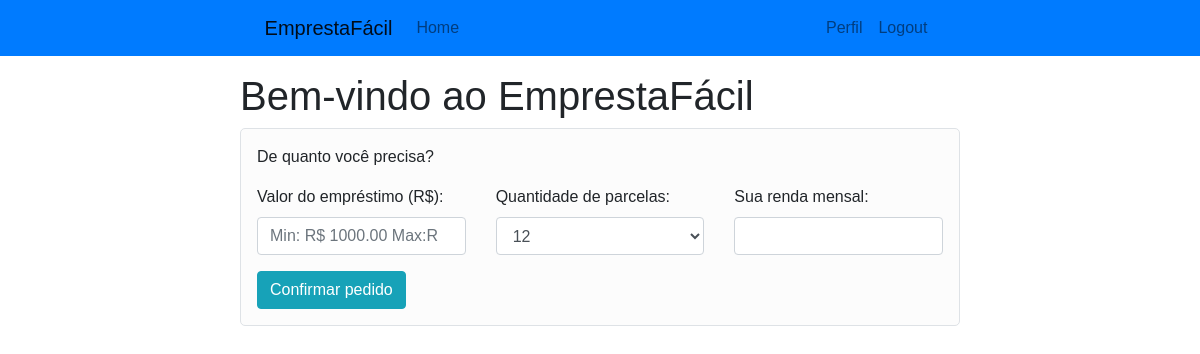
/emprestimo (signed in), run on an earlier commit of the app's database.
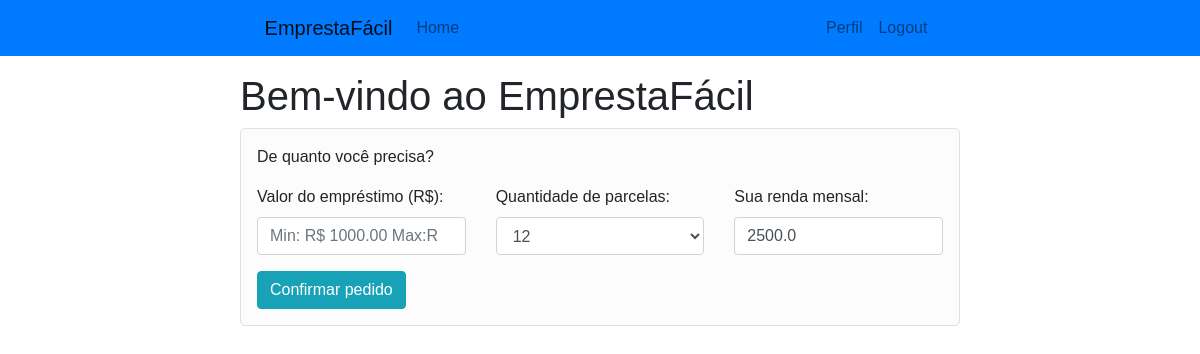
And on a later commit of the database.
### FlaskEmprestimo/models.py (models this page shows, shortened)
class Usuario(db.Model, UserMixin):
    id = db.Column(db.Integer, primary_key=True)
    nome = db.Column(db.String(50), nullable=False)
    cpf = db.Column(db.String(11), nullable = False, unique=True)
    email = db.Column(db.String(50), nullable=False, unique=True)
    senha = db.Column(db.String(60), nullable=False)
    salario = db.Column(db.Float, nullable=False)
    emprestimos = db.relationship('Emprestimo', backref='beneficiado', lazy=True)

### FlaskEmprestimo/routes.py (the view)
@app.route('/emprestimo', methods=['GET', 'POST'])
def emprestimo():
    form = PedirEmprestimoForm()
    return render_template('emprestimo.html', title='Emprestimo', form=form)

### FlaskEmprestimo/forms.py
class PedirEmprestimoForm(FlaskForm):
    valor = DecimalField('Valor do empréstimo (R$):',
        validators=[DataRequired(message='O preenchimento deste campo é obrigatório'),
        NumberRange(min=1000, max=20000, message='O valor mínimo para emprestimos é R$ 1000.00 e o máximo R$ 20000.00')])
    parcelas = SelectField('Quantidade de parcelas:',
        choices=[
            (12, '12'),
            (18, '18'),
            (24, '24'),
            (30, '30'),
            (36, '36')
        ])
    salario = DecimalField('Sua renda mensal:',
        validators=[
        NumberRange(min=0, max=100000)])
    submit = SubmitField('Confirmar pedido')

### FlaskEmprestimo/models.py (called while the page is built)
@login_manager.user_loader
def load_user(user_id):
    return Usuario.query.get(int(user_id))

### FlaskEmprestimo/templates/emprestimo.html (shortened to what this page needs)
{% extends 'base.html' %}
{% block conteudo %}
<h1>Bem-vindo ao EmprestaFácil</h1>
<div class="border">
  <form method="POST" action="{{ url_for('confirmar_emprestimo') }}">
    <div class="mt-3 ml-3 mr-3">
      <p>De quanto você precisa?</p>
      <div class="row">
        <div class="col-4">
          <div class="form-group">
            {{ form.valor.label(class="form-control-label") }}
            {% if form.valor.errors %}
            {{ form.valor(class="form-control form-control-md is-invalid", placeholder="Min: R$ 1000 Max: R$ 20000")}}
            <div class="invalid-feedback">
              {% for error in form.valor.errors %}
              <span>{{ error }}</span>
              {% endfor %}
            </div>
            {% else %}
            {{ form.valor(class="form-control form-control-md", placeholder="Min: R$ 1000.00 Max:R$ 20000.00") }}
            {% endif %}
          </div>
        </div>
        <div class="col-4">
          <div class="form-group">
            {{ form.parcelas.label(class="form-control-label") }}
            {% if form.parcelas.errors %}
            {{ form.parcelas(class="form-control form-control-md is-invalid") }}
            <div class="invalid-feedback">
              {% for error in form.parcelas.errors %}
              <span>{{ error }}</span>
              {% endfor %}
            </div>
            {% else %}
            {{ form.parcelas(class="form-control form-control-md") }}
            {% endif %}
          </div>
        </div>
        <div class="col-4">
          {{ form.salario.label(class="form-control-label") }}
          {% if form.salario.errors %}
          {{ form.salario(class="form-control form-control-md is-invalid") }}
          <div class="invalid-feedback">
            {% for error in form.salario.errors %}
            <span>{{ error }}</span>
            {% endfor %}
          </div>
          {% else %}
            {% if current_user.is_authenticated %}
              {{ form.salario(class="form-control form-control-md", value=current_user.salario) }}
            {% else %}
              {{ form.salario(class="form-control form-control-md") }}
            {% endif %}
          {% endif %}
        </div>
      </div>
      <div class="mb-3">
        {{ form.submit(class="btn btn-info")}}
      </div>
    </div>
  </form>
{% endblock %}

What changed in the data, as far as the page shows it:
changed Usuario: salario (not shown) → "2500.0"
